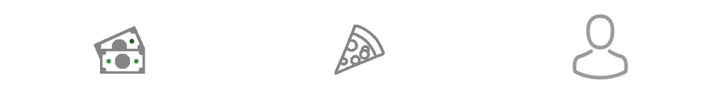
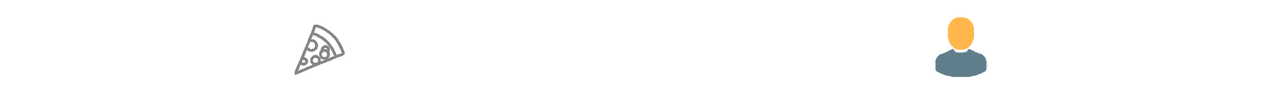

Two renders of one Android screen. The first uses the default layout on a phone; the second uses the alternative layout the repository ships for a different screen configuration, on a matching device. The two XML files are below.
<!-- AndroidManifest.xml: application theme AppTheme -->
<!-- res/layout/bottom_nav.xml -->
<?xml version="1.0" encoding="utf-8"?>
<LinearLayout
    xmlns:android="http://schemas.android.com/apk/res/android" android:layout_width="match_parent"
    android:layout_height="wrap_content"
    android:background="@color/Background">
    <LinearLayout
        android:id="@+id/Tab_1"
        android:clickable="true"
        android:layout_width="match_parent"
        android:layout_height="match_parent"
        android:layout_weight="1"
        android:gravity="center"
        android:padding="5sp"
        android:background="@drawable/tab"
        android:focusable="true">
        <ImageView
            android:src="@drawable/money_silver"
            android:layout_width="30sp"
            android:layout_height="30sp"
            android:contentDescription="@string/order" />
    </LinearLayout>
    <LinearLayout
        android:layout_width="match_parent"
        android:layout_height="match_parent"
        android:layout_weight="1"
        android:gravity="center"
        android:padding="5sp"
        android:clickable="true"
        android:id="@+id/Tab_2"
        android:background="@drawable/tab"
        android:focusable="true">
        <ImageView
            android:src="@drawable/pizza_silver"
            android:layout_width="25sp"
            android:layout_height="25sp"
            android:contentDescription="@string/eat"
            />
    </LinearLayout>
    <LinearLayout
        android:layout_width="match_parent"
        android:layout_height="wrap_content"
        android:layout_weight="1"
        android:gravity="center"
        android:padding="5sp"
        android:clickable="true"
        android:id="@+id/Tab_3"
        android:background="@drawable/tab"
        android:focusable="true">
        <ImageView
            android:background="@color/Transparent"
            android:src="@drawable/face_silver"
            android:layout_width="40sp"
            android:layout_height="40sp"
            android:contentDescription="@string/profile"
            android:focusable="true" />
    </LinearLayout>
    </LinearLayout>
<!-- resources referenced by this layout -->
<resources>
  <!-- from res/values-notnight/ -->
  <color name="Background">#FFF</color>
  <!-- from res/values-notnight/ -->
  <color name="Transparent">#00243b55</color>
  <!-- drawable face_silver: png bitmap (drawable, 23682 bytes) -->
  <!-- drawable money_silver: png bitmap (drawable, 16445 bytes) -->
  <!-- drawable pizza_silver: png bitmap (drawable, 15647 bytes) -->
  <!-- drawable tab (drawable) -->
  <?xml version="1.0" encoding="utf-8"?>
  <ripple xmlns:android="http://schemas.android.com/apk/res/android"
      android:color="#fff">
      <item>
          <shape android:shape="rectangle">
              <solid android:color="@color/Background"/>
          </shape>
      </item>
  </ripple>
  <string name="eat">Eat</string>
  <string name="order">Order</string>
  <string name="profile">Profile</string>
  <style name="AppTheme" parent="Theme.AppCompat.DayNight.NoActionBar">
          
          <item name="colorPrimary">@color/PrimaryText</item>
          <item name="colorPrimaryDark">@color/colorPrimaryDark</item>
          <item name="colorAccent">@color/colorAccent</item>
          
      </style>
  <!-- from res/values-notnight/ -->
  <color name="PrimaryText">#212121</color>
  <!-- from res/values-notnight/ -->
  <color name="colorPrimaryDark">#9C27B0</color>
  <!-- from res/values-notnight/ -->
  <color name="colorAccent">#FF3F80</color>
</resources>
<!-- res/layout-land/bottom_nav.xml (the repository's variant of the layout above) -->
<!-- drawn on the phone turned sideways -->
<?xml version="1.0" encoding="utf-8"?>
<LinearLayout
    xmlns:android="http://schemas.android.com/apk/res/android" android:layout_width="match_parent"
    android:layout_height="wrap_content"
    android:background="@color/Background"
    android:baselineAligned="false">
    <LinearLayout
        android:layout_width="match_parent"
        android:layout_height="match_parent"
        android:layout_weight="1"
        android:gravity="center"
        android:padding="5sp"
        android:clickable="true"
        android:id="@+id/Tab_2"
        android:focusable="true">
        <ImageView
            android:src="@drawable/pizza_silver"
            android:layout_width="25sp"
            android:layout_height="25sp"
            android:contentDescription="@string/eat"
            />
    </LinearLayout>
    <LinearLayout
        android:layout_width="match_parent"
        android:layout_height="wrap_content"
        android:layout_weight="1"
        android:gravity="center"
        android:padding="5sp"
        android:clickable="true"
        android:id="@+id/Tab_3"
        android:focusable="true">
        <ImageView
            android:background="@color/Transparent"
            android:src="@drawable/face"
            android:layout_width="40sp"
            android:layout_height="40sp"
            android:contentDescription="@string/profile"
            android:focusable="true" />
    </LinearLayout>
    </LinearLayout>
<!-- resources referenced by the variant -->
<!-- as the phone turned sideways resolves them -->
<resources>
  <!-- from res/values-notnight/ -->
  <color name="Background">#FFF</color>
  <!-- from res/values-notnight/ -->
  <color name="Transparent">#00243b55</color>
  <!-- drawable face: png bitmap (drawable, 614 bytes) -->
  <!-- drawable pizza_silver: png bitmap (drawable, 15647 bytes) -->
  <string name="eat">Eat</string>
  <string name="profile">Profile</string>
  <style name="AppTheme" parent="Theme.AppCompat.DayNight.NoActionBar">
          
          <item name="colorPrimary">@color/PrimaryText</item>
          <item name="colorPrimaryDark">@color/colorPrimaryDark</item>
          <item name="colorAccent">@color/colorAccent</item>
          
      </style>
  <!-- from res/values-notnight/ -->
  <color name="PrimaryText">#212121</color>
  <!-- from res/values-notnight/ -->
  <color name="colorPrimaryDark">#9C27B0</color>
  <!-- from res/values-notnight/ -->
  <color name="colorAccent">#FF3F80</color>
</resources>
